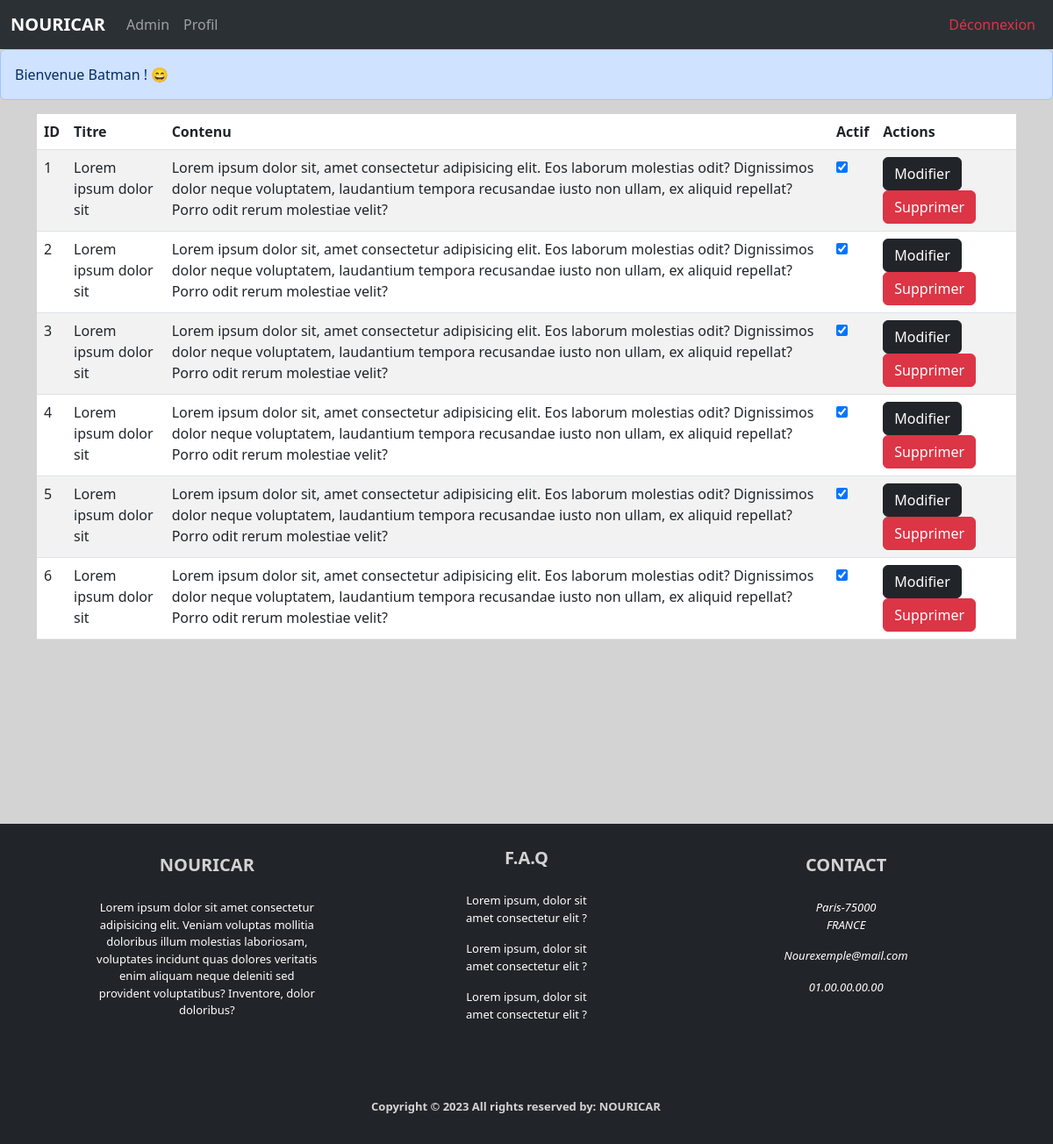
Page /admin/annonces (signed in) on the committed database.
### tables this page shows
CREATE TABLE `annonces` (
  `id` int(11) NOT NULL,
  `titre` varchar(255) NOT NULL,
  `description` longtext NOT NULL,
  `prix` decimal(10,0) NOT NULL,
  `actif` tinyint(1) NOT NULL DEFAULT '0',
  `created_at` datetime NOT NULL DEFAULT CURRENT_TIMESTAMP,
  `users_id` int(11) NOT NULL
);

### Controllers/Controller.php (called while the page is built, shortened)
<?php
abstract class Controller
{
    public function render(string $fichier, array $donnees = [], string $template = 'default')
    {
        extract($donnees);
        require_once ROOT . '/Views/' . $fichier . '.php';
    }
}

### public/index.php (called while the page is built, shortened)
<?php
$app = new Routeur();
$app->start();

### Models/AnnoncesModel.php (called while the page is built, shortened)
<?php
class AnnoncesModel extends Model
{
    public function __construct()
    {
        $this->table = 'annonces';
    }
}

### App/Db.php (called while the page is built, shortened)
<?php
class Db extends PDO
{
    private static $instance;
    private function __construct()
    {
        $_dsn = 'mysql:dbname=' . self::DBNAME . ';host=' . self::DBHOST;
    }
    public static function getInstance(): self
    {
        if (self::$instance === null) {
            self::$instance = new self();
        }
        return self::$instance;
    }
}

### Models/Model.php (called while the page is built, shortened)
<?php
class Model  extends Db
{
    protected $table;
    public function findAll()
    {
        $query = $this->requete('SELECT * FROM ' . $this->table);
        return $query->fetchAll();
    }
    public function requete(string $sql, array $attributs = null, string $create = '')
    {
        $this->db = Db::getInstance();
        if ($attributs !== null) {
            $pdo = $this->db;
            $query = $pdo->prepare($sql);
            if ($create == 'string') {
                $query->execute($attributs);
                return $pdo->lastInsertId();
            } else {
                $query = $this->db->prepare($sql);
                $query->execute($attributs);
                return $query;
            }
        } else {
            return $this->db->query($sql);
        }
    }
}

### Views/admin/annonces.php (the view, shortened to what this page needs)
<div style="margin-bottom: 210px;">
    <table class="table table-striped">
        <thead>
            <th>ID</th>
            <th>Titre</th>
            <th>Contenu</th>
            <th>Actif</th>
            <th>Actions</th>
        </thead>
        <tbody>
            <?php foreach ($annonces as $annonce) : ?>
                <tr>
                    <td><?= $annonce->id ?></td>
                    <td><?= $annonce->titre ?></td>
                    <td><?= $annonce->description ?></td>
                    <td>
                        <div class="custom-control custom-switch">
                            <input type="checkbox" class="custom-control-input" id="customSwitch<?= $annonce->id ?>" <?= $annonce->actif ? 'checked' : '' ?> data-id="<?= $annonce->id ?>">
                        </div>
                    </td>
                    <td>
                        <a href="/profil/modifier/<?= $annonce->id ?>" class="btn btn-dark">Modifier</a>
                        <a href="/admin/supprimeAnnonce/<?= $annonce->id ?>" class="btn btn-danger">Supprimer</a>
                    </td>
                </tr>
            <?php endforeach; ?>
        </tbody>
    </table>
</div>

### rows in the picture
annonces: id "1", titre "Lorem ipsum dolor sit", description "Lorem ipsum dolor sit, amet consectetur adipisicing elit. Eos laborum molestias odit? Dignissimos dolor neque voluptatem, laudantium tempora recusandae iusto non ullam, ex aliquid repellat? Porro odit rerum molestiae velit?", actif "☑"
annonces: id "2", titre "Lorem ipsum dolor sit", description "Lorem ipsum dolor sit, amet consectetur adipisicing elit. Eos laborum molestias odit? Dignissimos dolor neque voluptatem, laudantium tempora recusandae iusto non ullam, ex aliquid repellat? Porro odit rerum molestiae velit?", actif "☑"
annonces: id "3", titre "Lorem ipsum dolor sit", description "Lorem ipsum dolor sit, amet consectetur adipisicing elit. Eos laborum molestias odit? Dignissimos dolor neque voluptatem, laudantium tempora recusandae iusto non ullam, ex aliquid repellat? Porro odit rerum molestiae velit?", actif "☑"
annonces: id "4", titre "Lorem ipsum dolor sit", description "Lorem ipsum dolor sit, amet consectetur adipisicing elit. Eos laborum molestias odit? Dignissimos dolor neque voluptatem, laudantium tempora recusandae iusto non ullam, ex aliquid repellat? Porro odit rerum molestiae velit?", actif "☑"
annonces: id "5", titre "Lorem ipsum dolor sit", description "Lorem ipsum dolor sit, amet consectetur adipisicing elit. Eos laborum molestias odit? Dignissimos dolor neque voluptatem, laudantium tempora recusandae iusto non ullam, ex aliquid repellat? Porro odit rerum molestiae velit?", actif "☑"
annonces: id "6", titre "Lorem ipsum dolor sit", description "Lorem ipsum dolor sit, amet consectetur adipisicing elit. Eos laborum molestias odit? Dignissimos dolor neque voluptatem, laudantium tempora recusandae iusto non ullam, ex aliquid repellat? Porro odit rerum molestiae velit?", actif "☑"

### other values in the picture
$_SESSION['log'] "Bienvenue Batman ! 😄"
